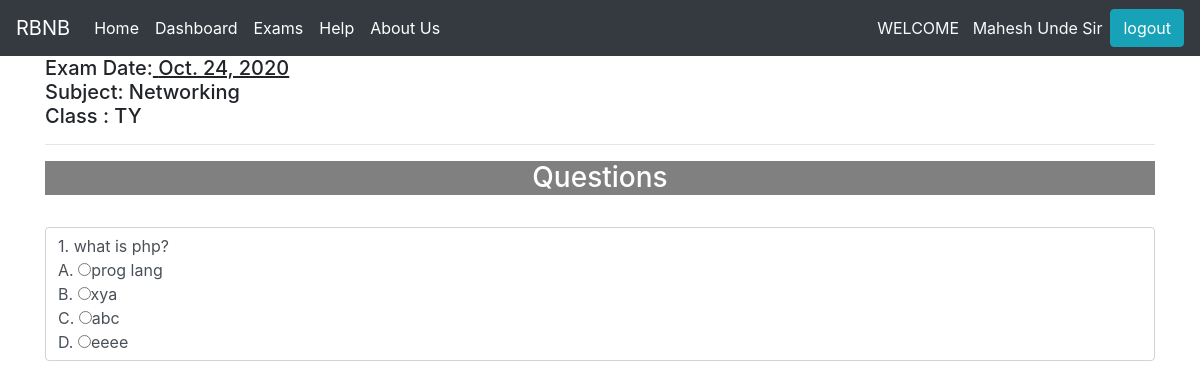
The app's page /bcs/teacher/exam/pannel/2 (signed in) with its own data.
### bcs/models.py (models this page shows, shortened)
class Exam(models.Model):
    teacher=models.ForeignKey(Teachers,on_delete=models.CASCADE)
    subject=models.ForeignKey(Subjects,on_delete=models.CASCADE)
    exam_date=models.DateField(blank=True,default=datetime.date.today())
    start_time=models.TimeField(blank=True,default=datetime.time(12,00,00))
    end_time=models.TimeField(blank=True,default=datetime.time(1,00,00))
    exam_time=models.IntegerField(default=10)
    post_exam=models.BooleanField(default=False)
    exam_status=models.BooleanField(default=False)

class Subjects(models.Model):
    subject_name=models.CharField(max_length=20)
    department_name=models.CharField(max_length=30,choices=department_choice,blank=True,null=True)
    class_name=models.CharField(max_length=20,choices=class_choice)
    def __str__(self):
        return '{}'.format(self.subject_name)

class Question_Answer(models.Model):
    exam=models.ForeignKey(Exam,on_delete=models.CASCADE)
    question_text=models.CharField(max_length=250)
    option_1=models.CharField(max_length=250)
    option_2=models.CharField(max_length=250)
    option_3=models.CharField(max_length=250)
    option_4=models.CharField(max_length=250)
    correct_answer=models.CharField(max_length=250)

### bcs/views.py (the view)
# urls.py: path('teacher/exam/pannel/<eid>',views.teacher_exam_pannel,name='teacher_exam_pannel'),
def teacher_exam_pannel(request, eid):
    try:
        teacher = Teachers.objects.get(user__id=request.user.id)
        exam = Exam.objects.get(id=eid)
    except:
        return HttpResponse("You are not teacher")
    question_data = Question_Answer.objects.filter(exam=exam)
    context = {
        'question_data': question_data,
        'exam': exam
    }
    return render(request, 'teacher_exam_pannel.html', context)

### bcs/templatetags/check_user_tags.py (called while the page is built)
@register.simple_tag
def check_is_student(studid):
    user=User.objects.get(id=studid)
    try:
        student=Students.objects.get(user=user)
        return student
    except:
        return False
    return

### templates/teacher_exam_pannel.html (shortened to what this page needs)
{% include 'base.html' %}
<!DOCTYPE html>
<html lang="en">
<head>
</head>
<body>
    <div class="container">
    <h5>Exam Date:<u> {{exam.exam_date}}</u>
        <br>
        Subject: {{exam.subject}}
        <br>
        Class : {{exam.subject.class_name}}
        </h5>
    <hr>
    <h3 style="background-color: gray;text-align: center; color:white   ">Questions </h3>
    {% for d in question_data %}
    <br>
    <form method="POST" class="form-control" id="qform" data-url="{% url 'student_exam_data' %}">
    {{forloop.counter}}.
    {{d.question_text}}
    <br>
   A. <input type="radio"  name="{{d.id}}" value="{{d.option_1}}"  onclick="savechange({{d.id}})">{{d.option_1}}<br>
   B. <input type="radio" name="{{d.id}}" value="{{d.option_2}}" onclick="savechange({{d.id}})">{{d.option_2}}<br>
   C. <input type="radio" name="{{d.id}}"  value="{{d.option_3}}" onclick="savechange({{d.id}})">{{d.option_3}} <br>
   D. <input type="radio"  name="{{d.id}}" value="{{d.option_4}}" onclick="savechange({{d.id}})">{{d.option_4}}<br>
</form>
    {% endfor %}
</div>
</body>
</html>

### templates/partial/header.html (shortened to what this page needs)
{% load static %}
{% load check_user_tags %}
<nav class="navbar navbar-expand-lg navbar-dark bg-dark">
    <a class="navbar-brand" href="{% url 'index' %}">
      RBNB
    </a>
    <div class="collapse navbar-collapse" id="navbarText">
      {% if request.user.is_authenticated %}
      {%   check_is_student request.user.id as student %}
      {% if student %}
      <ul class="navbar-nav mr-auto">
        <li class="nav-item active">
            <a class="nav-link" href="{% url 'student_home' %}">Home<span class="sr-only">(current)</span></a>
          </li>
        <li class="nav-item">
          <a class="nav-link active" href="{% url 'student_teacher' %}">Upcoming Exam <span class="sr-only">(current)</span></a>
        </li>
        <li class="nav-item active">
          <a class="nav-link" href="{% url 'student_previous_exam' %}">Previous Exam</a>
        </li>
          <li class="nav-item active">
            <a class="nav-link" href="{% url 'help' %}">Help <span class="sr-only">(current)</span></a>
          </li>
        <li class="nav-item active">
          <a class="nav-link" href="{% url 'aboutus' %}">About Us <span class="sr-only">(current)</span></a>
        </li>
      </ul>
      {% else %}
      <ul class="navbar-nav mr-auto">
        <li class="nav-item active">
            <a class="nav-link" href="{% url 'teacher_home' %}">Home <span class="sr-only">(current)</span></a>
          </li>
          <li class="nav-item active">
            <a class="nav-link" href="{% url 'teacher_profile' %}">Dashboard </a>
          </li>
          <li class="nav-item active">
            <a class="nav-link" href="{% url 'teacher_exam' %}">Exams </a>
          </li>
            <li class="nav-item active">
              <a class="nav-link" href="{% url 'help' %}">Help <span class="sr-only">(current)</span></a>
            </li>
          <li class="nav-item active">
            <a class="nav-link" href="{% url 'aboutus' %}">About Us <span class="sr-only">(current)</span></a>
          </li>
        </ul>
      {% endif %}
      {% endif %}
      {% if request.user.is_authenticated %}
      <p class="text-light my-0 ">
          WELCOME &nbsp
       {{ request.user.first_name }} {{request.user.last_name}}
      </p>
      <a class="btn btn-info ml-2 " value="logout" href="{% url 'logout' %}">logout</a>
    {% endif %}
    </div>
  </nav>

### records on screen
Exam: exam_date "Oct. 24, 2020", subject "Networking", subject.class_name "TY"
Question_Answer: question_text "what is php?", option_1 "prog lang", option_2 "xya", option_3 "abc", option_4 "eeee"

### other values on screen
{{ request.user.first_name }} "Mahesh"
{{ request.user.last_name }} "Unde Sir"
